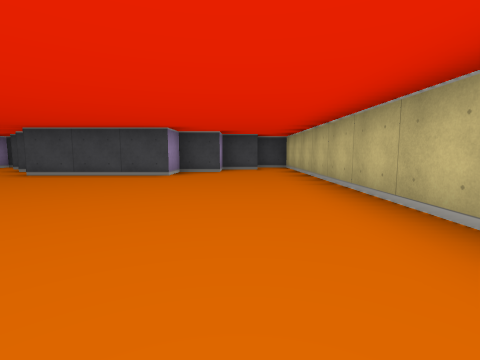
[1] (above)

16 first-person views from a walk through a cub3D ray-caster map. The camera is about half as high as the walls, tilts 6° down and sees 85° across. The floor is counted in squares. Each view is taken from the middle of a square. On the plan, view 1 faces up. The plan holds only what a view shows up to about 9 squares ahead; the rest is blank.

[2]
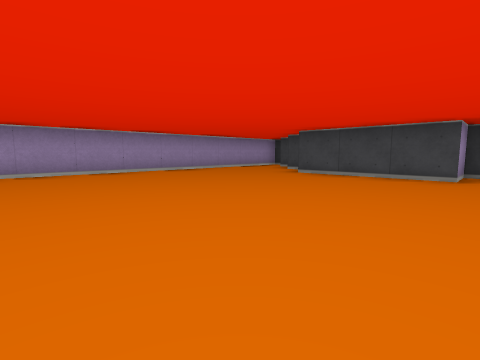

[3]
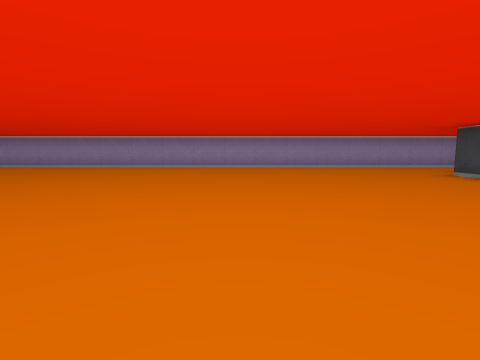

[4]
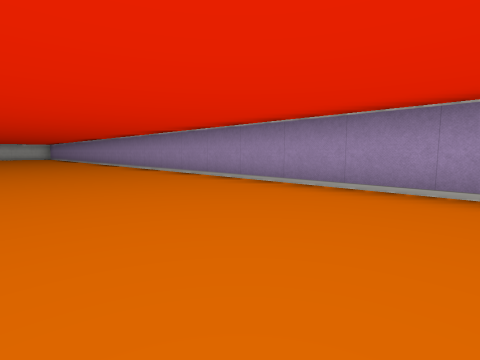

[5]
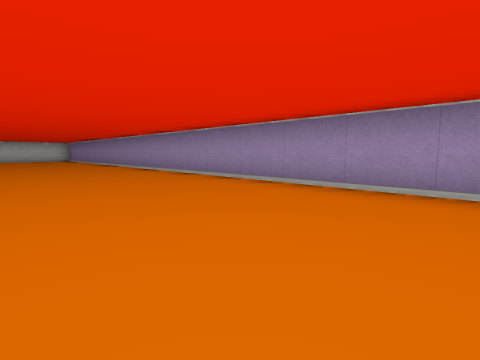

[6]
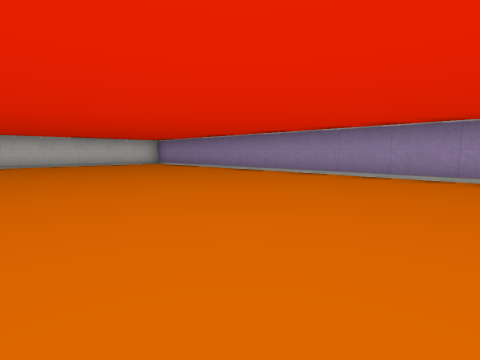

[7]
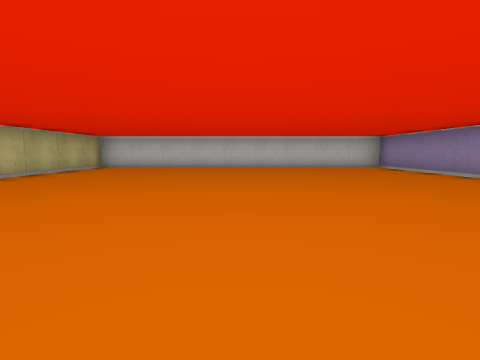

[8]
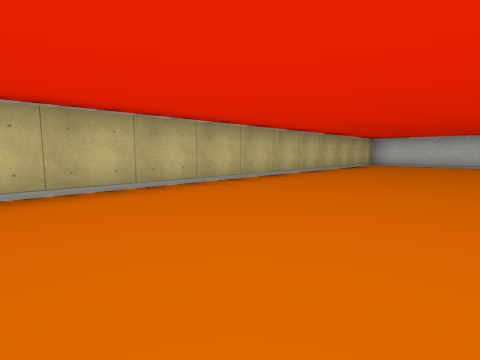

[9]
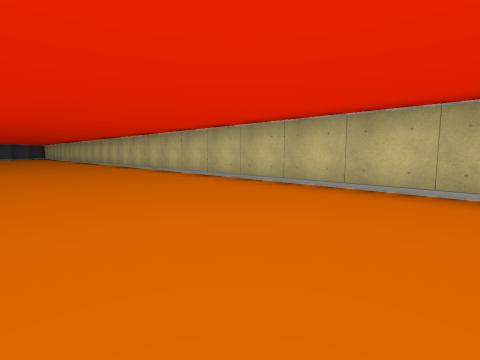

[10]
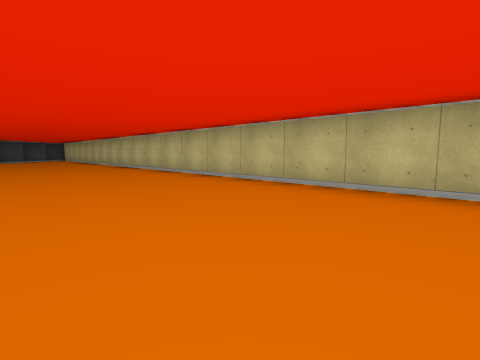

[11]
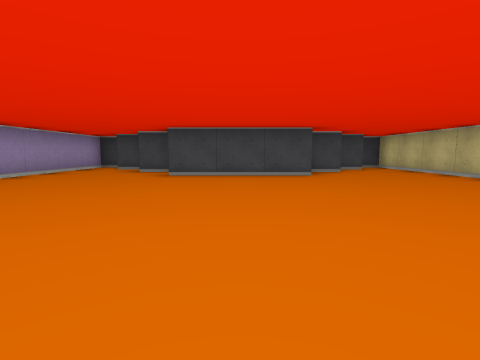

[12]
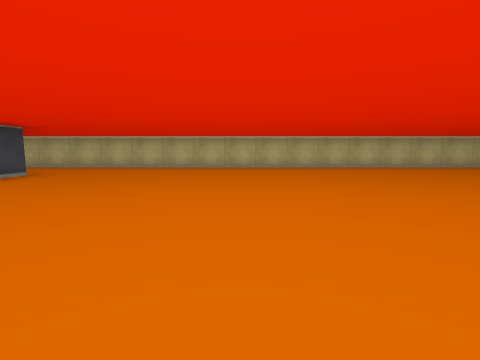

[13]
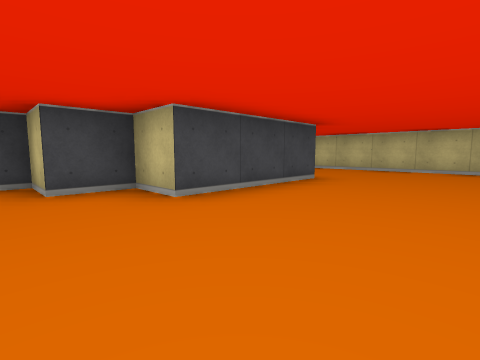

[14]
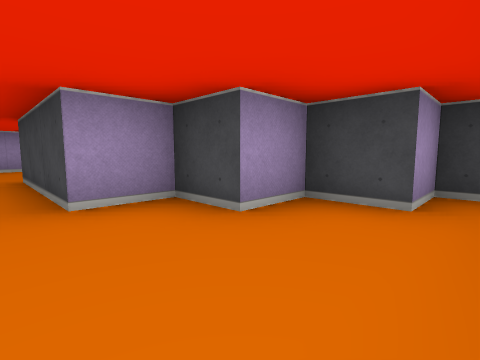

[15]
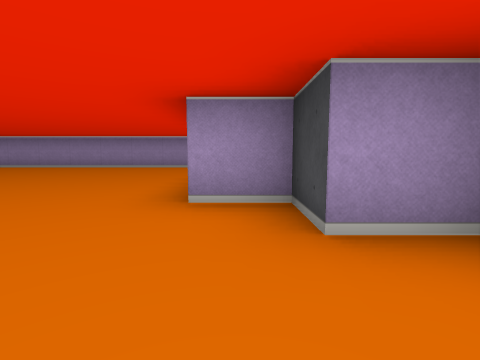

[16]
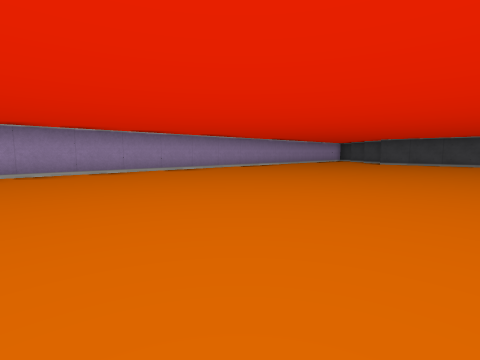

### Floor plan
Points are (right, up) in squares from view 1. A wall is a line through its corners. A room is listed if a view was taken in it or the views show most of it. See-through windows are left out.
Room 1 (views 1, 2, 3, 4, 5, 6, 7, 8, 9, 10, 11, 12, 13, 14, 15, 16)
walls: (-6.9, 8.5) (-7.5, 8.5) (-7.5, -23.5) (1.5, -23.5) (1.5, 8.5) (0.5, 8.5) (0.5, 7.5) (-0.5, 7.5) (-0.5, 6.5) (-1.5, 6.5) (-1.5, 5.5) (-4.5, 5.5) (-4.5, 6.5) (-5.5, 6.5) (-5.5, 7.5) (-6.5, 7.5)

Where each view was taken, in squares from view 1:
view 1: 0 up, 0 right, facing up
view 2: 0 up, 1 left, facing up-left
view 3: 1 up, 1 right, facing left
view 4: 2 down, 4 left, facing down-left
view 5: 7 down, 4 left, facing down-left
view 6: 13 down, 2 left, facing down-left
view 7: 15 down, 3 left, facing down
view 8: 13 down, 2 left, facing down-right
view 9: 15 down, 2 left, facing up-right
view 10: 9 down, 2 left, facing up-right
view 11: 0 up, 3 left, facing up
view 12: 1 up, 7 left, facing right
view 13: 3 up, 6 left, facing up-right
view 14: 5 up, 1 right, facing up-left
view 15: 6 up, 1 right, facing left
view 16: 6 down, 1 left, facing up-left
